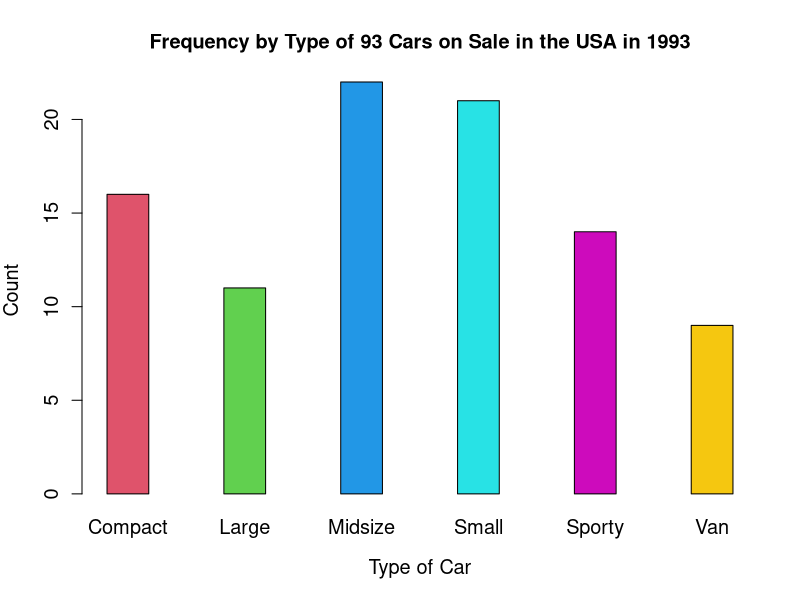
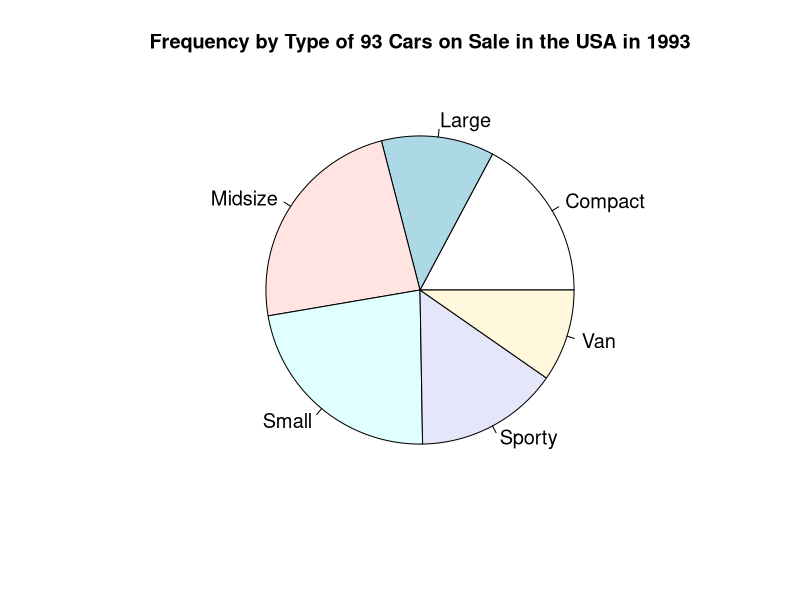
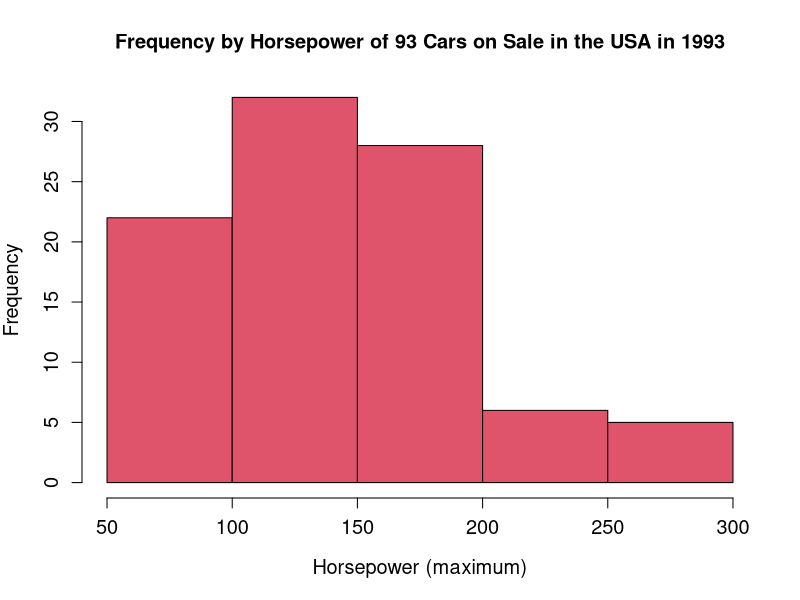
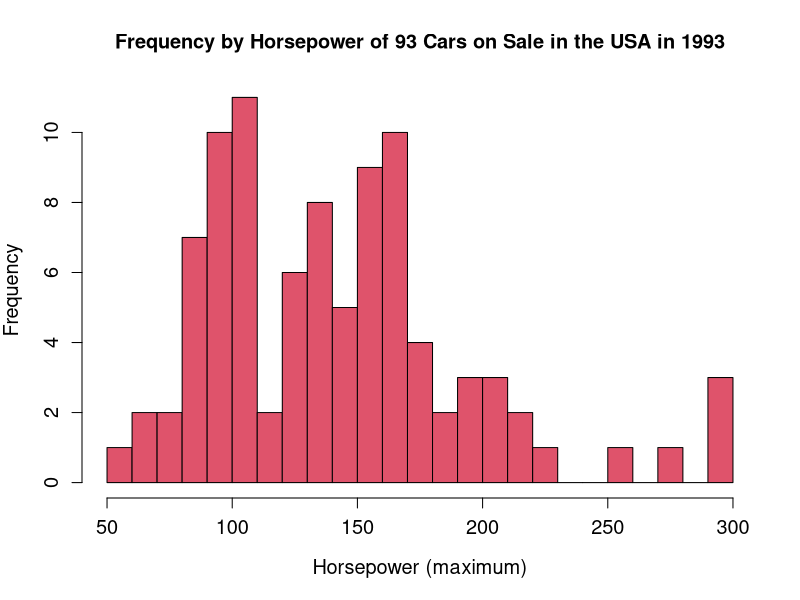
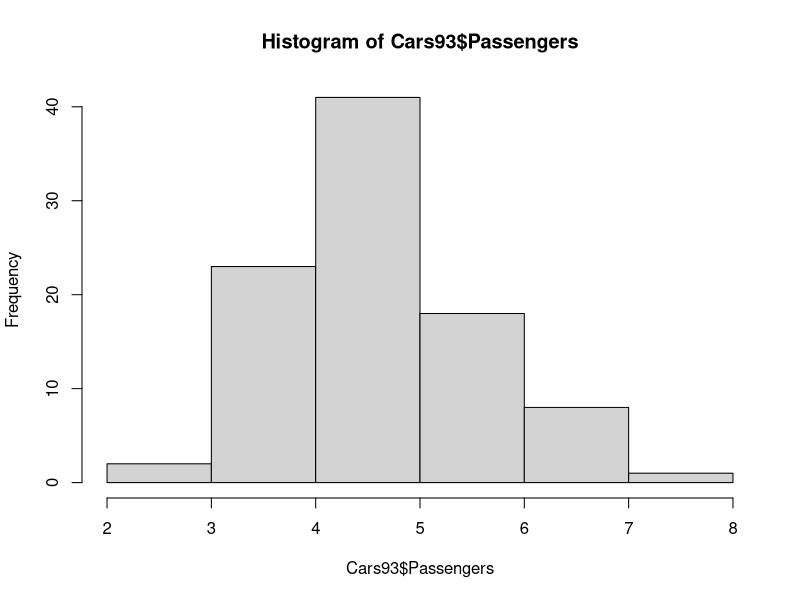
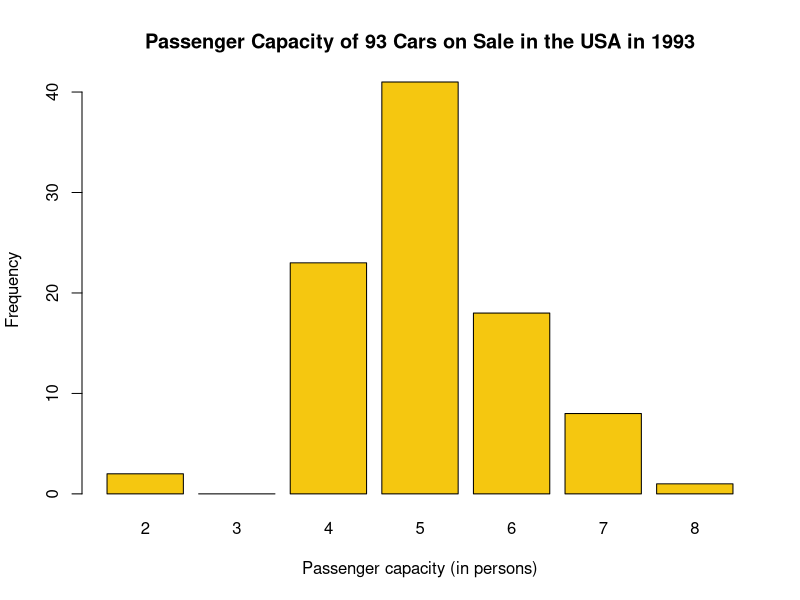
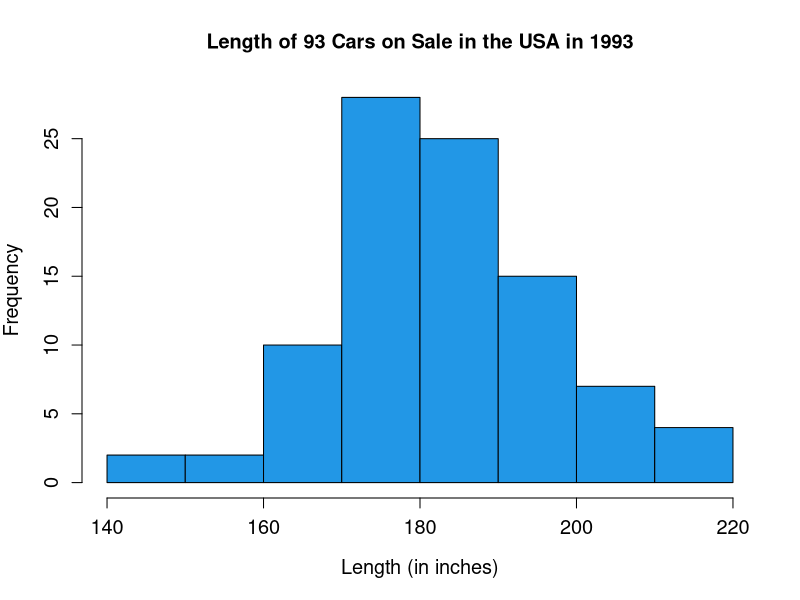

These figures' R source, in order:
## ---- chunk 1
# Your code goes here
## ---- chunk 2
library(MASS)
data(Cars93)
## ---- chunk 3
head(Cars93)
## ---- chunk 4
table(Cars93$Type) # frequency
round(table(Cars93$Type)/nrow(Cars93), 3) # relative frequency
## ---- chunk 5
barplot(table(Cars93$Type), ylab="Count", cex.lab=1.2, cex.names=1.2, cex.axis=1.2, col=c(2,3,4,5,6,7), xlab = "Type of Car", main="Frequency by Type of 93 Cars on Sale in the USA in 1993", space=1.8)
## ---- chunk 6
pie(table(Cars93$Type), main="Frequency by Type of 93 Cars on Sale in the USA in 1993", cex=1.2)
## ---- chunk 7
hist(Cars93$Horsepower, col=2, xlab="Horsepower (maximum)", cex.lab=1.2, cex.axis=1.2, main="Frequency by Horsepower of 93 Cars on Sale in the USA in 1993")
# cex.names came up as being a non-graphical parameter, so I couldn't specify it
## ---- chunk 8
hist(Cars93$Horsepower, col=2, xlab="Horsepower (maximum)", cex.lab=1.2, cex.axis=1.2, main="Frequency by Horsepower of 93 Cars on Sale in the USA in 1993", breaks=25)
## ---- chunk 9
class(Cars93$Passengers)
hist(Cars93$Passengers)
## ---- chunk 10
# is.na(pas_fac)
pas_fac = factor(Cars93$Passengers, levels=factor(c("2","3","4","5","6","7","8")))
plot(pas_fac, ylab="Frequency", xlab = "Passenger capacity (in persons)", main="Passenger Capacity of 93 Cars on Sale in the USA in 1993", col=15)
## ---- chunk 11
hist(Cars93$Length, xlab="Length (in inches)", main="Length of 93 Cars on Sale in the USA in 1993", cex.lab=1.2, cex.axis=1.2, col=4)
## ---- chunk 12
mean(Cars93$Length)
median(Cars93$Length)
